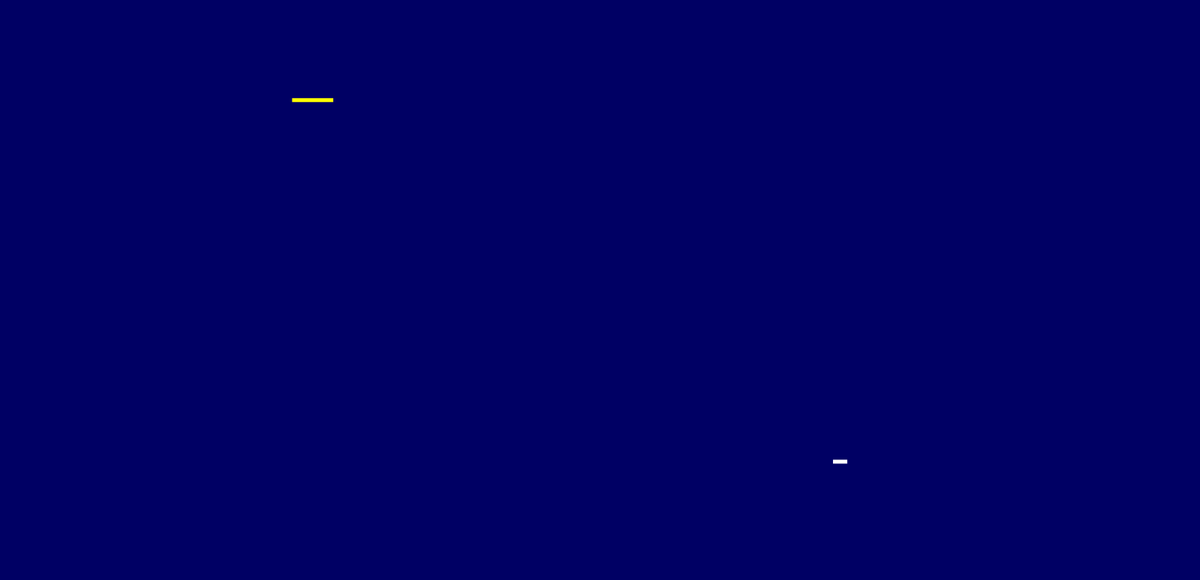
Frame 1 (no input)
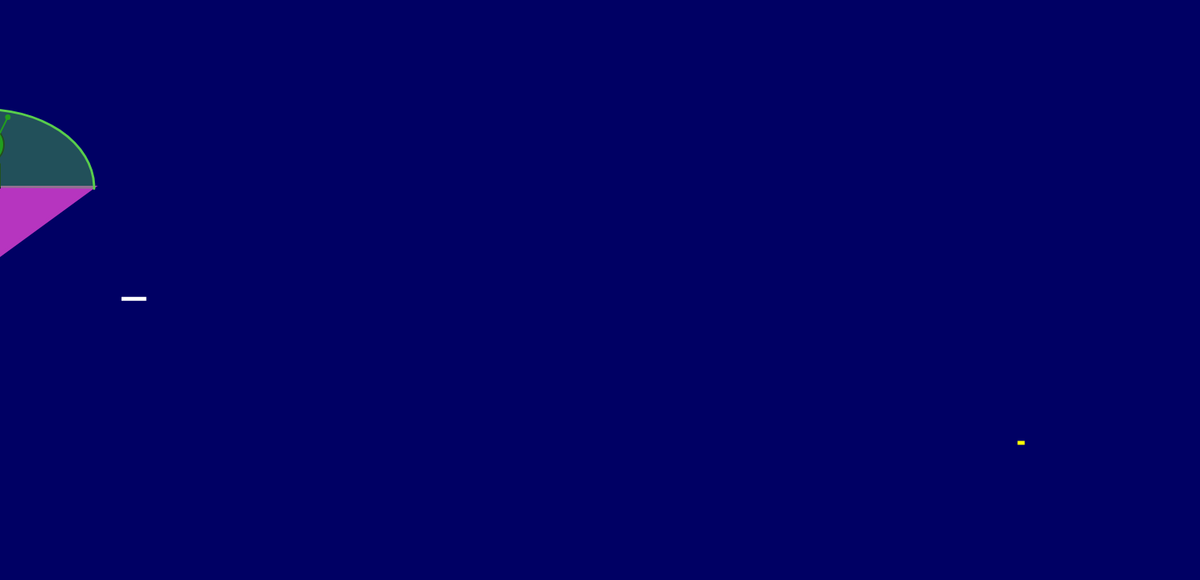
Frame 60 (no input)
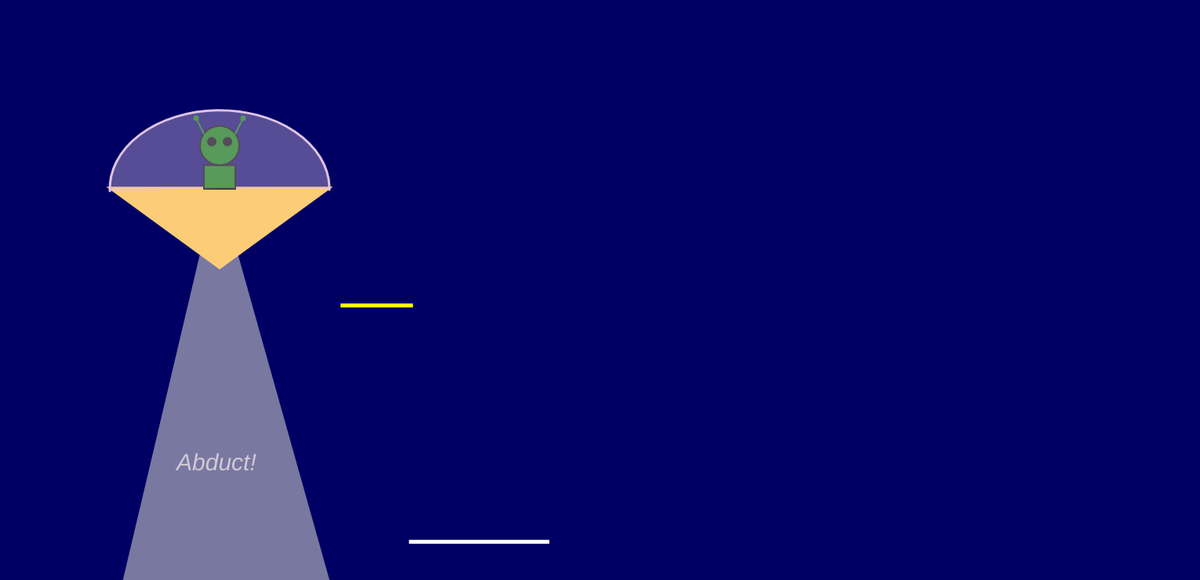
Frame 120 (the mouse pressed at the canvas centre since frame 60)

The p5.js sketch that drew these frames (run headless with seeded random() and noise() and a simulated clock; from frame 60 on, the mouse is pressed at the canvas centre):

// p5.js sketch
// ── sketch.js
let r, g, b;
let t, v, u;
var textx=0;
function setup() {
  // put setup code here
    createCanvas(1530, 740);
   x = width/0;
  y = height/8;
  
  //color    
  r = random(255);
  g = random(255);
  b = random(255);
  t = random(255);
  v = random(255);
  u = random(255);
}

function draw() {
  
    //background effect
    background(0,0,100);   
   fill(250,0,180,120);   
   stroke(255,255,0);   
   strokeWeight(5);   
   rect(random(width),random(height),random(200),random(0));
   
    fill(250,0,180,120);   
   stroke('white');   
   strokeWeight(5);   
   rect(random(width),random(height),random(300),random(0));
  
   //text 
  if (mouseIsPressed) {
    if (mouseButton === LEFT) {  
   fill(t,v,u,); 
   noStroke();   
   textSize(30);   
   textFont("helvetica");   
   textStyle(ITALIC);   
   text("Abduct!",textx-370,600); 
  }
    }
          //Repeat
  if (textx > 1900){     
     textx = -125;   
  }else{     
     textx=textx + 5;   
  }

  
  //light    
  fill(204,204,204,150);
  if (mouseIsPressed) {
    if (mouseButton === LEFT) {
      triangle(x+187, y+140, x+50, y+720, x+350, y+720);
    }
  }

  
  //UFO shape
  stroke(r, g, b)
  fill(r, g, b);
  triangle(x+327,y+150,x+190,y+250,x+53,y+150,);
  
  
    
  
  //Martian
  fill('green')
  stroke('black')
  strokeWeight(2)
  rect(x+170,y+120,40,30)
  ellipse(x+190,y+95,50)
  stroke('green')
  line(x+160,y+60,x+170,y+80)
  line(x+220,y+60,x+210,y+80)
  ellipse(x+220,y+60,5)
  ellipse(x+160,y+60,5)
  fill('black')
  stroke('black')
  ellipse(x+180,y+90,10)
  ellipse(x+200,y+90,10)
  
  //UFO capsule
  fill(t, v, u,100)
  stroke(t, v, u);
    strokeWeight(3)
          arc(x+190, y+150, 280, 200, 3.12, PI / 355);
          noFill();
  
  
  //movement
  y = y + random(-1, 1);
  x = x + 5;

  //repeat
  if (x > 1530) {
    x = -500;
  }


 


  
}

// Click to change color
function mousePressed() {
  // revisar si el ratón está dentro del círculo
  let d = dist(360, 200, 360, 200);
  if (d < 10) {
    // Random color
    r = random(255);
    g = random(255);
    b = random(255);
     
    t = random(255);
    v = random(255);
    u = random(255);
  }
}
